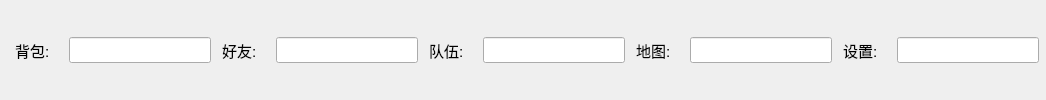
                        <widget class="QWidget" name="widget_25" native="true">
                         <property name="minimumSize">
                          <size>
                           <width>0</width>
                           <height>30</height>
                          </size>
                         </property>
                         <layout class="QHBoxLayout" name="horizontalLayout_16">
                          <property name="spacing">
                           <number>11</number>
                          </property>
                          <property name="leftMargin">
                           <number>15</number>
                          </property>
                          <property name="topMargin">
                           <number>0</number>
                          </property>
                          <property name="rightMargin">
                           <number>7</number>
                          </property>
                          <property name="bottomMargin">
                           <number>0</number>
                          </property>
                          <item>
                           <widget class="QLabel" name="label_29">
                            <property name="minimumSize">
                             <size>
                              <width>43</width>
                              <height>0</height>
                             </size>
                            </property>
                            <property name="maximumSize">
                             <size>
                              <width>43</width>
                              <height>16777215</height>
                             </size>
                            </property>
                            <property name="font">
                             <font>
                              <pointsize>11</pointsize>
                             </font>
                            </property>
                            <property name="text">
                             <string>背包:</string>
                            </property>
                           </widget>
                          </item>
                          <item>
                           <widget class="QLineEdit" name="lineEdit_14">
                            <property name="font">
                             <font>
                              <pointsize>11</pointsize>
                             </font>
                            </property>
                           </widget>
                          </item>
                          <item>
                           <widget class="QLabel" name="label_30">
                            <property name="minimumSize">
                             <size>
                              <width>43</width>
                              <height>0</height>
                             </size>
                            </property>
                            <property name="maximumSize">
                             <size>
                              <width>43</width>
                              <height>16777215</height>
                             </size>
                            </property>
                            <property name="font">
                             <font>
                              <pointsize>11</pointsize>
                             </font>
                            </property>
                            <property name="text">
                             <string>好友:</string>
                            </property>
                           </widget>
                          </item>
                          <item>
                           <widget class="QLineEdit" name="lineEdit_15">
                            <property name="font">
                             <font>
                              <pointsize>11</pointsize>
                             </font>
                            </property>
                           </widget>
                          </item>
                          <item>
                           <widget class="QLabel" name="label_31">
                            <property name="minimumSize">
                             <size>
                              <width>43</width>
                              <height>0</height>
                             </size>
                            </property>
                            <property name="maximumSize">
                             <size>
                              <width>43</width>
                              <height>16777215</height>
                             </size>
                            </property>
                            <property name="font">
                             <font>
                              <pointsize>11</pointsize>
                             </font>
                            </property>
                            <property name="text">
                             <string>队伍:</string>
                            </property>
                           </widget>
                          </item>
                          <item>
                           <widget class="QLineEdit" name="lineEdit_16">
                            <property name="font">
                             <font>
                              <pointsize>11</pointsize>
                             </font>
                            </property>
                           </widget>
                          </item>
                          <item>
                           <widget class="QLabel" name="label_32">
                            <property name="minimumSize">
                             <size>
                              <width>43</width>
                              <height>0</height>
                             </size>
                            </property>
                            <property name="maximumSize">
                             <size>
                              <width>43</width>
                              <height>16777215</height>
                             </size>
                            </property>
                            <property name="font">
                             <font>
                              <pointsize>11</pointsize>
                             </font>
                            </property>
                            <property name="text">
                             <string>地图:</string>
                            </property>
                           </widget>
                          </item>
                          <item>
                           <widget class="QLineEdit" name="lineEdit_17">
                            <property name="font">
                             <font>
                              <pointsize>11</pointsize>
                             </font>
                            </property>
                           </widget>
                          </item>
                          <item>
                           <widget class="QLabel" name="label_33">
                            <property name="minimumSize">
                             <size>
                              <width>43</width>
                              <height>0</height>
                             </size>
                            </property>
                            <property name="maximumSize">
                             <size>
                              <width>43</width>
                              <height>16777215</height>
                             </size>
                            </property>
                            <property name="font">
                             <font>
                              <pointsize>11</pointsize>
                             </font>
                            </property>
                            <property name="text">
                             <string>设置:</string>
                            </property>
                           </widget>
                          </item>
                          <item>
                           <widget class="QLineEdit" name="lineEdit_18">
                            <property name="font">
                             <font>
                              <pointsize>11</pointsize>
                             </font>
                            </property>
                           </widget>
                          </item>
                         </layout>
                        </widget>
